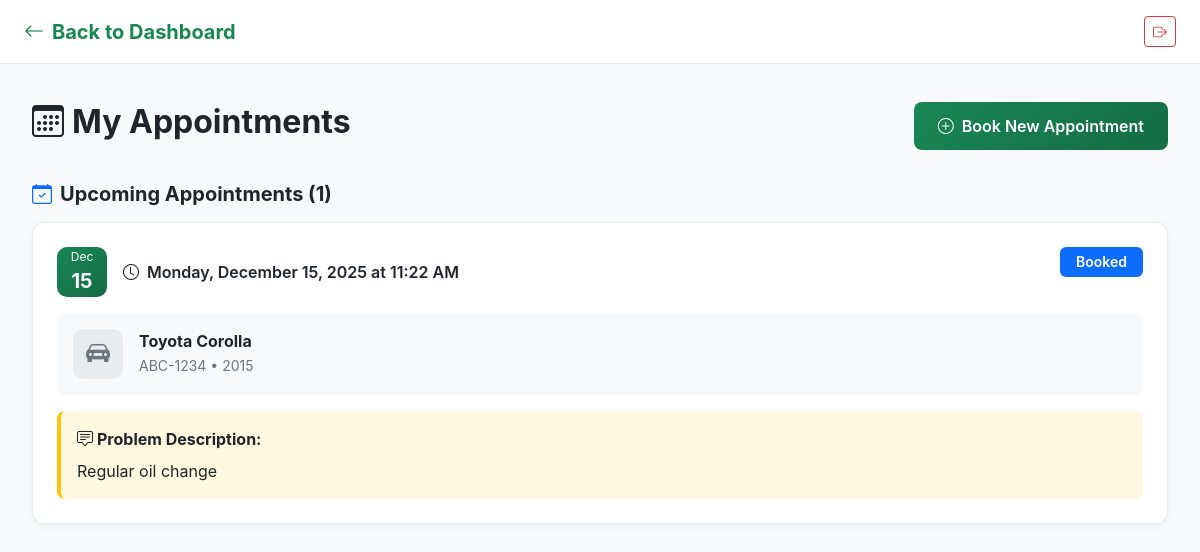
Page /appointments/view_appointments.php (signed in) on the committed database.
### tables this page shows
CREATE TABLE IF NOT EXISTS appointments (
    appointment_id       INT AUTO_INCREMENT PRIMARY KEY,
    customer_id          INT NOT NULL,
    vehicle_id           INT NOT NULL,
    appointment_datetime DATETIME NOT NULL,
    problem_description  TEXT,
    status               VARCHAR(20) DEFAULT 'booked',
    created_by_staff_id  INT,
    created_at           DATETIME DEFAULT CURRENT_TIMESTAMP,
    FOREIGN KEY (customer_id) REFERENCES customers(customer_id)
        ON DELETE CASCADE,
    FOREIGN KEY (vehicle_id) REFERENCES vehicles(vehicle_id)
        ON DELETE CASCADE,
    FOREIGN KEY (created_by_staff_id) REFERENCES staff(staff_id)
        ON DELETE SET NULL
);

CREATE TABLE IF NOT EXISTS vehicles (
    vehicle_id      INT AUTO_INCREMENT PRIMARY KEY,
    customer_id     INT NOT NULL,
    registration_no VARCHAR(20) NOT NULL UNIQUE,
    brand           VARCHAR(50),
    model           VARCHAR(50),
    year            INT,
    vehicle_type    VARCHAR(30),   
    FOREIGN KEY (customer_id) REFERENCES customers(customer_id)
        ON DELETE CASCADE
);

### appointments/view_appointments.php (the view, shortened to what this page needs)
<?php
require_once __DIR__ . "/../config/db.php";
$customer_id = $_SESSION['customer_id'];
$appointments_stmt = $conn->prepare("
    SELECT a.*, v.registration_no, v.brand, v.model, v.year
    FROM appointments a
    LEFT JOIN vehicles v ON a.vehicle_id = v.vehicle_id
    WHERE a.customer_id = ?
    ORDER BY a.appointment_datetime DESC
");
$appointments_stmt->bind_param("i", $customer_id);
$appointments_stmt->execute();
$appointments = $appointments_stmt->get_result()->fetch_all(MYSQLI_ASSOC);
$upcoming = [];
$completed = [];
$cancelled = [];
foreach ($appointments as $appointment) {
    if ($appointment['status'] === 'completed') {
        $completed[] = $appointment;
    } elseif ($appointment['status'] === 'cancelled') {
        $cancelled[] = $appointment;
    } else {
        $upcoming[] = $appointment;
    }
}
?>
<!DOCTYPE html>
<html lang="en">
<head>
    <link href="https://cdn.jsdelivr.net/npm/bootstrap@5.3.0/dist/css/bootstrap.min.css" rel="stylesheet">
    <link rel="stylesheet" href="https://cdn.jsdelivr.net/npm/bootstrap-icons@1.11.0/font/bootstrap-icons.css">
</head>
<body>
    <nav class="top-nav">
        <a href="../public/customer_dashboard.php" class="nav-brand">
            <i class="bi bi-arrow-left me-2"></i>Back to Dashboard
        </a>
        <a href="../public/customer_logout.php" class="btn btn-sm btn-outline-danger">
            <i class="bi bi-box-arrow-right"></i>
        </a>
    </nav>
    <div class="main-content">
        <div class="page-header">
            <h1 class="page-title">
                <i class="bi bi-calendar3 me-2"></i>My Appointments
            </h1>
            <a href="book.php" class="btn-primary-custom">
                <i class="bi bi-plus-circle"></i>Book New Appointment
            </a>
        </div>
        <div class="appointments-section">
            <h2 class="section-title">
                <i class="bi bi-calendar-check text-primary"></i>
                Upcoming Appointments (<?php echo count($upcoming); ?>)
            </h2>
            <?php if (empty($upcoming)): ?>
                <div class="empty-state">
                    <i class="bi bi-calendar-x"></i>
                    <h3>No Upcoming Appointments</h3>
                    <p class="text-muted mb-3">Book an appointment to get started!</p>
                    <a href="book.php" class="btn btn-primary-custom">
                        <i class="bi bi-plus-circle me-2"></i>Book Appointment
                    </a>
                </div>
            <?php else: ?>
                <?php foreach ($upcoming as $appt):
                    $datetime = new DateTime($appt['appointment_datetime']);
                ?>
                    <div class="appointment-card">
                        <div class="appointment-header">
                            <div class="d-flex align-items-center gap-3">
                                <div class="date-icon">
                                    <div><?php echo $datetime->format('M'); ?></div>
                                    <div class="day"><?php echo $datetime->format('d'); ?></div>
                                </div>
                                <div>
                                    <div class="appointment-date">
                                        <i class="bi bi-clock"></i>
                                        <?php echo $datetime->format('l, F j, Y \a\t g:i A'); ?>
                                    </div>
                                </div>
                            </div>
                            <span class="badge bg-<?php
                                echo $appt['status'] === 'booked' ? 'primary' :
                                    ($appt['status'] === 'confirmed' ? 'success' : 'warning');
                            ?>">
                                <?php echo ucfirst($appt['status']); ?>
                            </span>
                        </div>
                        <div class="vehicle-info">
                            <div class="vehicle-icon">
                                <i class="bi bi-car-front-fill"></i>
                            </div>
                            <div class="vehicle-details">
                                <h4><?php echo htmlspecialchars($appt['brand'] . ' ' . $appt['model']); ?></h4>
                                <p><?php echo htmlspecialchars($appt['registration_no'] . ' • ' . $appt['year']); ?></p>
                            </div>
                        </div>
                        <div class="problem-description">
                            <strong><i class="bi bi-chat-square-text me-1"></i>Problem Description:</strong>
                            <?php echo htmlspecialchars($appt['problem_description']); ?>
                        </div>
                    </div>
                <?php endforeach; ?>
            <?php endif; ?>
        </div>
    </div>
</body>
</html>

### appointments/view_appointments.php (style rules this page uses)
:root { --primary-color: #198754; --primary-dark: #146c43; }
* { margin: 0; padding: 0; box-sizing: border-box; }
body { font-family: -apple-system, BlinkMacSystemFont, 'Segoe UI', Roboto, 'Helvetica Neue', Arial, sans-serif; background: #f8f9fa; }
.top-nav { background: white; border-bottom: 1px solid #e9ecef; padding: 1rem 1.5rem; position: fixed; top: 0; left: 0; right: 0; z-index: 1000; display: flex; justify-content: space-between; align-items: center; }
.nav-brand { font-size: 1.25rem; font-weight: 700; color: var(--primary-color); text-decoration: none; }
.main-content { margin-top: 70px; padding: 2rem; max-width: 1200px; margin-left: auto; margin-right: auto; }
.page-header { margin-bottom: 2rem; display: flex; justify-content: space-between; align-items: center; }
.page-title { font-size: 2rem; font-weight: 700; color: #212529; }
.btn-primary-custom { background: linear-gradient(135deg, var(--primary-color), var(--primary-dark)); border: none; color: white; padding: 0.75rem 1.5rem; border-radius: 8px; font-weight: 600; text-decoration: none; display: inline-flex; align-items: center; gap: 0.5rem; transition: transform 0.2s; }
.appointments-section { margin-bottom: 2rem; }
.section-title { font-size: 1.25rem; font-weight: 700; color: #212529; margin-bottom: 1rem; display: flex; align-items: center; gap: 0.5rem; }
.appointment-card { background: white; border-radius: 12px; padding: 1.5rem; margin-bottom: 1rem; box-shadow: 0 2px 8px rgba(0, 0, 0, 0.05); border: 1px solid #e9ecef; transition: transform 0.2s, box-shadow 0.2s; }
.appointment-header { display: flex; justify-content: space-between; align-items: start; margin-bottom: 1rem; flex-wrap: wrap; gap: 1rem; }
.appointment-date { display: flex; align-items: center; gap: 0.5rem; font-weight: 600; color: #212529; }
.date-icon { width: 50px; height: 50px; background: linear-gradient(135deg, var(--primary-color), var(--primary-dark)); color: white; border-radius: 10px; display: flex; flex-direction: column; align-items: center; justify-content: center; font-size: 0.75rem; }
.date-icon .day { font-size: 1.25rem; font-weight: 700; }
.badge { padding: 0.5rem 1rem; border-radius: 6px; font-weight: 600; font-size: 0.875rem; }
.vehicle-info { display: flex; align-items: center; gap: 1rem; padding: 1rem; background: #f8f9fa; border-radius: 8px; margin-bottom: 1rem; }
.vehicle-icon { width: 50px; height: 50px; background: #e9ecef; border-radius: 10px; display: flex; align-items: center; justify-content: center; font-size: 1.5rem; color: #6c757d; }
.vehicle-details h4 { font-size: 1rem; font-weight: 700; margin-bottom: 0.25rem; color: #212529; }
.vehicle-details p { margin: 0; font-size: 0.875rem; color: #6c757d; }
.problem-description { padding: 1rem; background: #fff8e1; border-left: 4px solid #ffc107; border-radius: 8px; margin-top: 1rem; }
.problem-description strong { display: block; margin-bottom: 0.5rem; color: #212529; }

### rows in the picture
appointments: appointment_datetime "Dec", appointment_datetime "15", appointment_datetime "Monday, December 15, 2025 at 11:22 AM", status "Booked", vehicle.model "Toyota Corolla", vehicle.year "ABC-1234 • 2015", problem_description "Regular oil change"

### other values in the picture
count($upcoming) "1"
